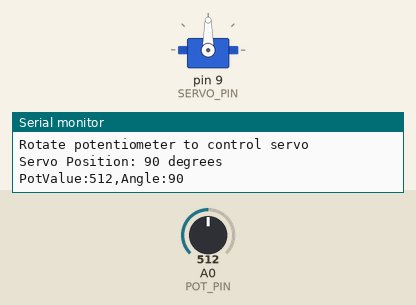
The sketch below on a simulated Arduino Uno, built with avr-gcc and run on an emulated ATmega328P. Shown: servo, the last lines printed to the serial monitor. Inputs (shaded band) come from the test bench; at power-on: A0 (POT_PIN) = 512.

Above: at 2.2 s.
2.3 s: A0 (POT_PIN) set to 716
At 3.5 s:
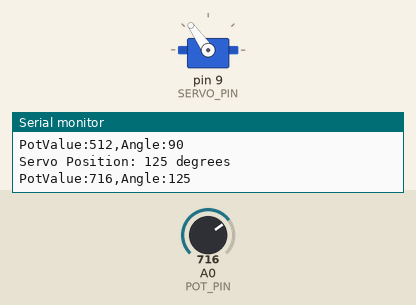
3.8 s: A0 (POT_PIN) set to 900
At 5.0 s:
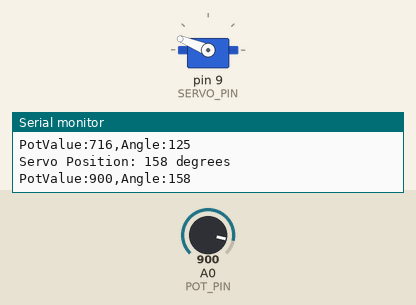
5.3 s: A0 (POT_PIN) set to 1023
At 6.1 s:
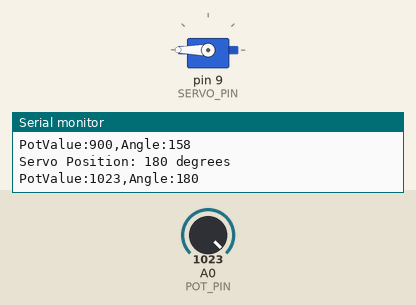
6.8 s: A0 (POT_PIN) set to 306
At 8.0 s:
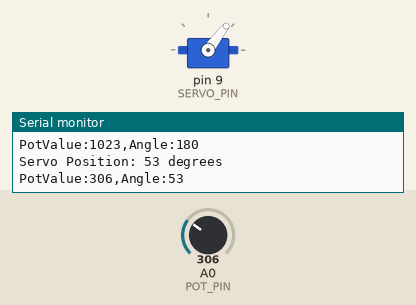
8.3 s: A0 (POT_PIN) set to 170
At 8.6 s:
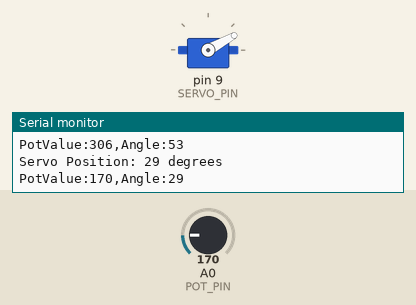
9.8 s: A0 (POT_PIN) set to 0
At 10.7 s:
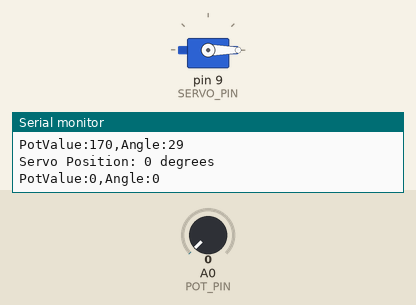
Timing chart, 0 to 12.3 s (numbered marks = the images above; inputs shaded):
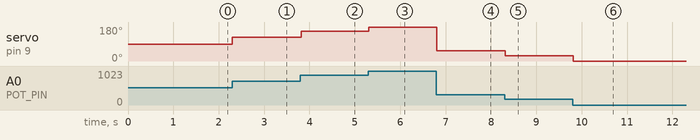

The sketch:

servo_control.ino
```cpp
/*
 * Servo Motor Control
 * Controls a servo motor with potentiometer
 *
 * Components:
 * - Arduino Board
 * - Servo Motor (SG90)
 * - Potentiometer
 * - Jumper wires
 *
 * Connections:
 * Servo VCC  -> 5V
 * Servo GND  -> GND
 * Servo SIG  -> Pin 9
 * Potentiometer -> A0
 */

#include <Servo.h>

// Pin Definitions
const int SERVO_PIN = 9;
const int POT_PIN = A0;

// Create Servo object
Servo myServo;

// Variables
int potValue = 0;
int angle = 0;
int lastAngle = -1;  // Initialize to impossible value

void setup() {
  // Attach servo to pin
  myServo.attach(SERVO_PIN);

  // Initialize serial
  Serial.begin(9600);

  // Move to initial position
  myServo.write(90);

  Serial.println("Servo Motor Control System");
  Serial.println("==========================");
  Serial.println("Rotate potentiometer to control servo");
  delay(1000);
}

void loop() {
  // Read potentiometer value (0-1023)
  potValue = analogRead(POT_PIN);

  // Map to servo angle (0-180 degrees)
  angle = map(potValue, 0, 1023, 0, 180);

  // Move servo only if angle changed
  if (angle != lastAngle) {
    myServo.write(angle);
    lastAngle = angle;

    // Print position
    Serial.print("Servo Position: ");
    Serial.print(angle);
    Serial.println(" degrees");

    // Visual feedback on serial plotter
    Serial.print("PotValue:");
    Serial.print(potValue);
    Serial.print(",Angle:");
    Serial.println(angle);
  }

  delay(20);  // Small delay for stability
}

// Sweep function for demonstration
void sweepServo() {
  Serial.println("Starting Sweep Pattern");

  for (int pos = 0; pos <= 180; pos += 1) {
    myServo.write(pos);
    delay(15);
  }

  for (int pos = 180; pos >= 0; pos -= 1) {
    myServo.write(pos);
    delay(15);
  }

  Serial.println("Sweep Complete");
}
```

traffic_light.ino
```cpp

```

Measured:
- after the input at 2.3 s, servo on pin 9 (SERVO_PIN): 90° → 125° at once
- after the input at 3.8 s, servo on pin 9 (SERVO_PIN): 125° → 158° at once
- after the input at 5.3 s, servo on pin 9 (SERVO_PIN): 158° → 180° at once
- after the input at 6.8 s, servo on pin 9 (SERVO_PIN): 180° → 53° at once
- after the input at 8.3 s, servo on pin 9 (SERVO_PIN): 53° → 29° at once
- after the input at 9.8 s, servo on pin 9 (SERVO_PIN): 29° → 0° at once
